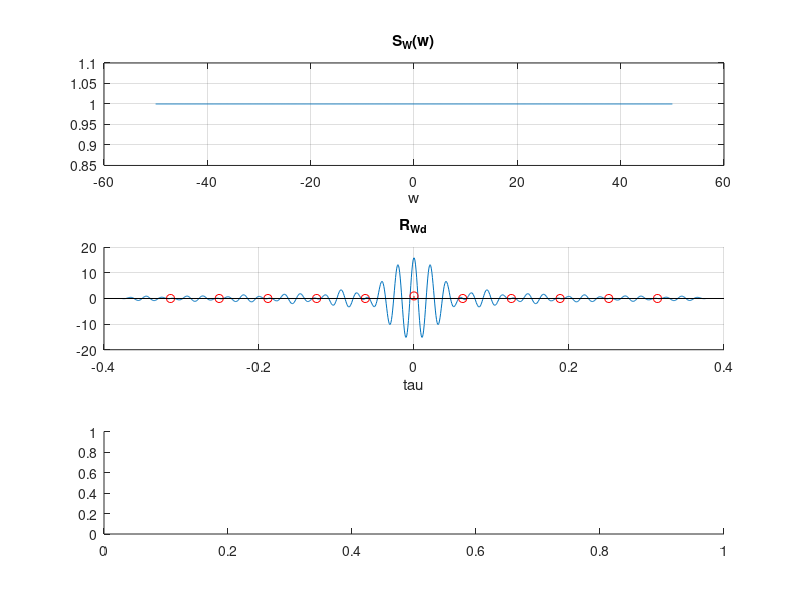

Here is the MATLAB script that generated this plot:
% Ruido muestreado

maxK = 1000;
NFFT = 2*maxK;
B = 100;
w0 = 300;
% WS = 800;
% FS = WS/(2*pi);
% TS = 1/FS;
TS = 2*pi/B;
FS = 1/TS;
WS = 2*pi*FS;
N0 = 1;

k = -maxK+1:maxK;
w = linspace(0, WS, NFFT);

R = N0*B*TS/(2*pi)*sinc(k*B*TS/(2*pi)).*cos(w0*k*TS);

% figure(1)
% plot(k, R)

figure(2)
clf
subplot(3,1,1)
S = abs(fft(R.*hamming(length(R))',NFFT));
plot(w-WS/2, fftshift(S))
grid on;
title('S_W(w)');
xlabel('w');

% subplot(3,1,2)
k = -5:5;
t = linspace(-6*TS, 6*TS, 1000);
Rm = N0*B*TS/(2*pi)*sinc(k*B*TS/(2*pi)).*cos(w0*k*TS);
R = N0*B/(2*pi)*sinc(B*t/(2*pi)).*cos(w0*t);
% % hold on;
% plot(t, R);
% % stem(k*TS, Rm,'r');
% grid on;
% title('R_W(tau)');
% xlabel('tau');

subplot(3,1,2)
hold on;
plot(t, R);
stem(k*TS, Rm,'r');
grid on;
title('R_{Wd}');
xlabel('tau');
hold off;

subplot(3,1,3)

% print('-dpng', 'ejercicio2.2.png');
